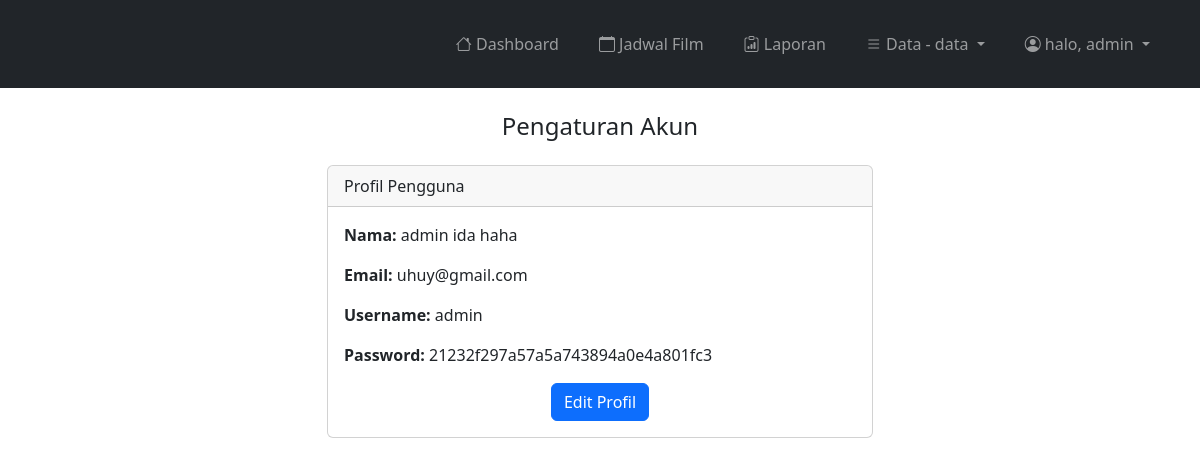
/admin/pengaturan_akun_index.php (signed in), run on the app's committed database.
### tables this page shows
CREATE TABLE `users` (
  `id_user` int(11) NOT NULL,
  `namaLengkap` varchar(50) NOT NULL,
  `email` varchar(100) NOT NULL,
  `provinsi` varchar(100) NOT NULL,
  `kota` varchar(100) NOT NULL,
  `jk` varchar(20) NOT NULL,
  `tLahir` date NOT NULL,
  `username` varchar(50) NOT NULL,
  `password` varchar(255) NOT NULL,
  `hakAkses` varchar(20) NOT NULL
);

### admin/pengaturan_akun_index.php (the view)
<?php include "navbar.php"; ?>
<div class="container mt-4">
    <h4 class="text-center mb-4">Pengaturan Akun</h4>
    <div class="row justify-content-center">
        <div class="col-md-6">
            <div class="card">
                <div class="card-header">
                    Profil Pengguna
                </div>
                <?php
                include "../koneksi.php";
                $iduser = $_SESSION['id_user'];
                $user = mysqli_query($koneksi, "SELECT * FROM users WHERE id_user='$iduser' ");
                while ($u = mysqli_fetch_array($user)) {
                    ?>
                    <div class="card-body">
                        <div class="mb-3">
                            <strong>Nama:</strong>
                            <?= $u['namaLengkap']; ?>
                        </div>
                        <div class="mb-3">
                            <strong>Email:</strong>
                            <?= $u['email']; ?>
                        </div>
                        <div class="mb-3">
                            <strong>Username:</strong>
                            <?= $u['username']; ?>
                        </div>
                        <div class="mb-3">
                            <strong>Password:</strong>
                            <?= $u['password']; ?>
                        </div>
                        <div class="text-center">
                            <a href="pengaturan_akun_edit.php" class="btn btn-primary">Edit Profil</a>
                        </div>
                    </div>
                <?php } ?>
            </div>
        </div>
    </div>
</div>
<?php include "footer.php"; ?>

### data on the page
users: namaLengkap "admin ida haha", email "uhuy@gmail.com", username "admin", password "21232f297a57a5a743894a0e4a801fc3"

### other printed values
$_SESSION['username'] "admin"
